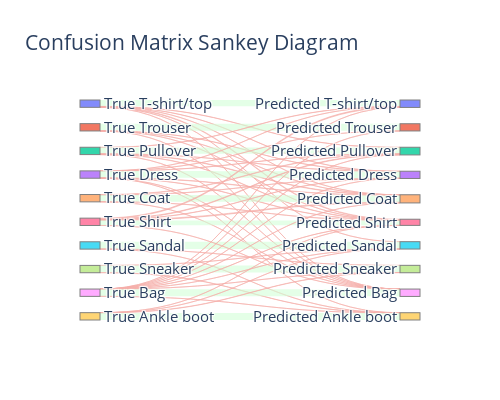

Notebook code for this chart:
### Code cell
plot_confusion_matrix_as_sankey(cm, class_names)

### Figure 1 — Plotly figure (JSON) as saved in the notebook; plotly's stock layout.template omitted (floating-point values rounded to 4 significant figures)
{"data": [{"link": {"color": ["rgba(211,255,216,0.6)", "rgba(245,173,168,0.6)", "rgba(245,173,168,0.6)", "rgba(245,173,168,0.6)", "rgba(245,173,168,0.6)", "rgba(245,173,168,0.6)", "rgba(245,173,168,0.6)", "rgba(245,173,168,0.6)", "rgba(245,173,168,0.6)", "rgba(245,173,168,0.6)", "rgba(245,173,168,0.6)", "rgba(211,255,216,0.6)", "rgba(245,173,168,0.6)", "rgba(245,173,168,0.6)", "rgba(245,173,168,0.6)", "rgba(245,173,168,0.6)", "rgba(245,173,168,0.6)", "rgba(245,173,168,0.6)", "rgba(245,173,168,0.6)", "rgba(245,173,168,0.6)", "rgba(245,173,168,0.6)", "rgba(245,173,168,0.6)", "rgba(211,255,216,0.6)", "rgba(245,173,168,0.6)", "rgba(245,173,168,0.6)", "rgba(245,173,168,0.6)", "rgba(245,173,168,0.6)", "rgba(245,173,168,0.6)", "rgba(245,173,168,0.6)", "rgba(245,173,168,0.6)", "rgba(245,173,168,0.6)", "rgba(245,173,168,0.6)", "rgba(245,173,168,0.6)", "rgba(211,255,216,0.6)", "rgba(245,173,168,0.6)", "rgba(245,173,168,0.6)", "rgba(245,173,168,0.6)", "rgba(245,173,168,0.6)", "rgba(245,173,168,0.6)", "rgba(245,173,168,0.6)", "rgba(245,173,168,0.6)", "rgba(245,173,168,0.6)", "rgba(245,173,168,0.6)", "rgba(245,173,168,0.6)", "rgba(211,255,216,0.6)", "rgba(245,173,168,0.6)", "rgba(245,173,168,0.6)", "rgba(245,173,168,0.6)", "rgba(245,173,168,0.6)", "rgba(245,173,168,0.6)", "rgba(245,173,168,0.6)", "rgba(245,173,168,0.6)", "rgba(245,173,168,0.6)", "rgba(245,173,168,0.6)", "rgba(245,173,168,0.6)", "rgba(211,255,216,0.6)", "rgba(245,173,168,0.6)", "rgba(245,173,168,0.6)", "rgba(245,173,168,0.6)", "rgba(245,173,168,0.6)", "rgba(245,173,168,0.6)", "rgba(245,173,168,0.6)", "rgba(245,173,168,0.6)", "rgba(245,173,168,0.6)", "rgba(245,173,168,0.6)", "rgba(245,173,168,0.6)", "rgba(211,255,216,0.6)", "rgba(245,173,168,0.6)", "rgba(245,173,168,0.6)", "rgba(245,173,168,0.6)", "rgba(245,173,168,0.6)", "rgba(245,173,168,0.6)", "rgba(245,173,168,0.6)", "rgba(245,173,168,0.6)", "rgba(245,173,168,0.6)", "rgba(245,173,168,0.6)", "rgba(245,173,168,0.6)", "rgba(211,255,216,0.6)", "rgba(245,173,168,0.6)", "rgba(245,173,168,0.6)", "rgba(245,173,168,0.6)", "rgba(245,173,168,0.6)", "rgba(245,173,168,0.6)", "rgba(245,173,168,0.6)", "rgba(245,173,168,0.6)", "rgba(245,173,168,0.6)", "rgba(245,173,168,0.6)", "rgba(245,173,168,0.6)", "rgba(211,255,216,0.6)", "rgba(245,173,168,0.6)", "rgba(245,173,168,0.6)", "rgba(245,173,168,0.6)", "rgba(245,173,168,0.6)", "rgba(245,173,168,0.6)", "rgba(245,173,168,0.6)", "rgba(245,173,168,0.6)", "rgba(245,173,168,0.6)", "rgba(245,173,168,0.6)", "rgba(245,173,168,0.6)", "rgba(211,255,216,0.6)"], "customdata": ["869 T-shirt/top instances correctly classified as T-shirt/top", "0 T-shirt/top instances incorrectly classified as Trouser", "18 T-shirt/top instances incorrectly classified as Pullover", "17 T-shirt/top instances incorrectly classified as Dress", "6 T-shirt/top instances incorrectly classified as Coat", "3 T-shirt/top instances incorrectly classified as Sandal", "81 T-shirt/top instances incorrectly classified as Shirt", "0 T-shirt/top instances incorrectly classified as Sneaker", "6 T-shirt/top instances incorrectly classified as Bag", "0 T-shirt/top instances incorrectly classified as Ankle boot", "0 Trouser instances incorrectly classified as T-shirt/top", "980 Trouser instances correctly classified as Trouser", "0 Trouser instances incorrectly classified as Pullover", "14 Trouser instances incorrectly classified as Dress", "4 Trouser instances incorrectly classified as Coat", "0 Trouser instances incorrectly classified as Sandal", "1 Trouser instances incorrectly classified as Shirt", "0 Trouser instances incorrectly classified as Sneaker", "1 Trouser instances incorrectly classified as Bag", "0 Trouser instances incorrectly classified as Ankle boot", "21 Pullover instances incorrectly classified as T-shirt/top", "0 Pullover instances incorrectly classified as Trouser", "873 Pullover instances correctly classified as Pullover", "7 Pullover instances incorrectly classified as Dress", "58 Pullover instances incorrectly classified as Coat", "0 Pullover instances incorrectly classified as Sandal", "40 Pullover instances incorrectly classified as Shirt", "0 Pullover instances incorrectly classified as Sneaker", "1 Pullover instances incorrectly classified as Bag", "0 Pullover instances incorrectly classified as Ankle boot", "11 Dress instances incorrectly classified as T-shirt/top", "4 Dress instances incorrectly classified as Trouser", "15 Dress instances incorrectly classified as Pullover", "906 Dress instances correctly classified as Dress", "40 Dress instances incorrectly classified as Coat", "0 Dress instances incorrectly classified as Sandal", "20 Dress instances incorrectly classified as Shirt", "0 Dress instances incorrectly classified as Sneaker", "3 Dress instances incorrectly classified as Bag", "1 Dress instances incorrectly classified as Ankle boot", "0 Coat instances incorrectly classified as T-shirt/top", "0 Coat instances incorrectly classified as Trouser", "59 Coat instances incorrectly classified as Pullover", "15 Coat instances incorrectly classified as Dress", "902 Coat instances correctly classified as Coat", "0 Coat instances incorrectly classified as Sandal", "20 Coat instances incorrectly classified as Shirt", "0 Coat instances incorrectly classified as Sneaker", "4 Coat instances incorrectly classified as Bag", "0 Coat instances incorrectly classified as Ankle boot", "0 Sandal instances incorrectly classified as T-shirt/top", "0 Sandal instances incorrectly classified as Trouser", "0 Sandal instances incorrectly classified as Pullover", "0 Sandal instances incorrectly classified as Dress", "0 Sandal instances incorrectly classified as Coat", "985 Sandal instances correctly classified as Sandal", "0 Sandal instances incorrectly classified as Shirt", "10 Sandal instances incorrectly classified as Sneaker", "0 Sandal instances incorrectly classified as Bag", "5 Sandal instances incorrectly classified as Ankle boot", "110 Shirt instances incorrectly classified as T-shirt/top", "0 Shirt instances incorrectly classified as Trouser", "79 Shirt instances incorrectly classified as Pullover", "23 Shirt instances incorrectly classified as Dress", "103 Shirt instances incorrectly classified as Coat", "0 Shirt instances incorrectly classified as Sandal", "675 Shirt instances correctly classified as Shirt", "0 Shirt instances incorrectly classified as Sneaker", "10 Shirt instances incorrectly classified as Bag", "0 Shirt instances incorrectly classified as Ankle boot", "0 Sneaker instances incorrectly classified as T-shirt/top", "0 Sneaker instances incorrectly classified as Trouser", "0 Sneaker instances incorrectly classified as Pullover", "0 Sneaker instances incorrectly classified as Dress", "0 Sneaker instances incorrectly classified as Coat", "10 Sneaker instances incorrectly classified as Sandal", "0 Sneaker instances incorrectly classified as Shirt", "966 Sneaker instances correctly classified as Sneaker", "0 Sneaker instances incorrectly classified as Bag", "24 Sneaker instances incorrectly classified as Ankle boot", "3 Bag instances incorrectly classified as T-shirt/top", "1 Bag instances incorrectly classified as Trouser", "3 Bag instances incorrectly classified as Pullover", "4 Bag instances incorrectly classified as Dress", "2 Bag instances incorrectly classified as Coat", "1 Bag instances incorrectly classified as Sandal", "2 Bag instances incorrectly classified as Shirt", "2 Bag instances incorrectly classified as Sneaker", "981 Bag instances correctly classified as Bag", "1 Bag instances incorrectly classified as Ankle boot", "0 Ankle boot instances incorrectly classified as T-shirt/top", "0 Ankle boot instances incorrectly classified as Trouser", "0 Ankle boot instances incorrectly classified as Pullover", "0 Ankle boot instances incorrectly classified as Dress", "0 Ankle boot instances incorrectly classified as Coat", "4 Ankle boot instances incorrectly classified as Sandal", "1 Ankle boot instances incorrectly classified as Shirt", "34 Ankle boot instances incorrectly classified as Sneaker", "0 Ankle boot instances incorrectly classified as Bag", "961 Ankle boot instances correctly classified as Ankle boot"], "hovertemplate": "%{customdata}<extra></extra>", "source": [0, 0, 0, 0, 0, 0, 0, 0, 0, 0, 1, 1, 1, 1, 1, 1, 1, 1, 1, 1, 2, 2, 2, 2, 2, 2, 2, 2, 2, 2, 3, 3, 3, 3, 3, 3, 3, 3, 3, 3, 4, 4, 4, 4, 4, 4, 4, 4, 4, 4, 5, 5, 5, 5, 5, 5, 5, 5, 5, 5, 6, 6, 6, 6, 6, 6, 6, 6, 6, 6, 7, 7, 7, 7, 7, 7, 7, 7, 7, 7, 8, 8, 8, 8, 8, 8, 8, 8, 8, 8, 9, 9, 9, 9, 9, 9, 9, 9, 9, 9], "target": [10, 11, 12, 13, 14, 15, 16, 17, 18, 19, 10, 11, 12, 13, 14, 15, 16, 17, 18, 19, 10, 11, 12, 13, 14, 15, 16, 17, 18, 19, 10, 11, 12, 13, 14, 15, 16, 17, 18, 19, 10, 11, 12, 13, 14, 15, 16, 17, 18, 19, 10, 11, 12, 13, 14, 15, 16, 17, 18, 19, 10, 11, 12, 13, 14, 15, 16, 17, 18, 19, 10, 11, 12, 13, 14, 15, 16, 17, 18, 19, 10, 11, 12, 13, 14, 15, 16, 17, 18, 19, 10, 11, 12, 13, 14, 15, 16, 17, 18, 19], "value": [869, 0, 18, 17, 6, 3, 81, 0, 6, 0, 0, 980, 0, 14, 4, 0, 1, 0, 1, 0, 21, 0, 873, 7, 58, 0, 40, 0, 1, 0, 11, 4, 15, 906, 40, 0, 20, 0, 3, 1, 0, 0, 59, 15, 902, 0, 20, 0, 4, 0, 0, 0, 0, 0, 0, 985, 0, 10, 0, 5, 110, 0, 79, 23, 103, 0, 675, 0, 10, 0, 0, 0, 0, 0, 0, 10, 0, 966, 0, 24, 3, 1, 3, 4, 2, 1, 2, 2, 981, 1, 0, 0, 0, 0, 0, 4, 1, 34, 0, 961]}, "node": {"hovertemplate": "%{label} has total %{value:d} instances<extra></extra>", "label": ["True T-shirt/top", "True Trouser", "True Pullover", "True Dress", "True Coat", "True Sandal", "True Shirt", "True Sneaker", "True Bag", "True Ankle boot", "Predicted T-shirt/top", "Predicted Trouser", "Predicted Pullover", "Predicted Dress", "Predicted Coat", "Predicted Sandal", "Predicted Shirt", "Predicted Sneaker", "Predicted Bag", "Predicted Ankle boot"], "line": {"color": "gray", "width": 1}, "pad": 20, "thickness": 20}, "type": "sankey"}], "layout": {"font": {"size": 15}, "height": 400, "title": {"text": "Confusion Matrix Sankey Diagram"}, "width": 500}}
